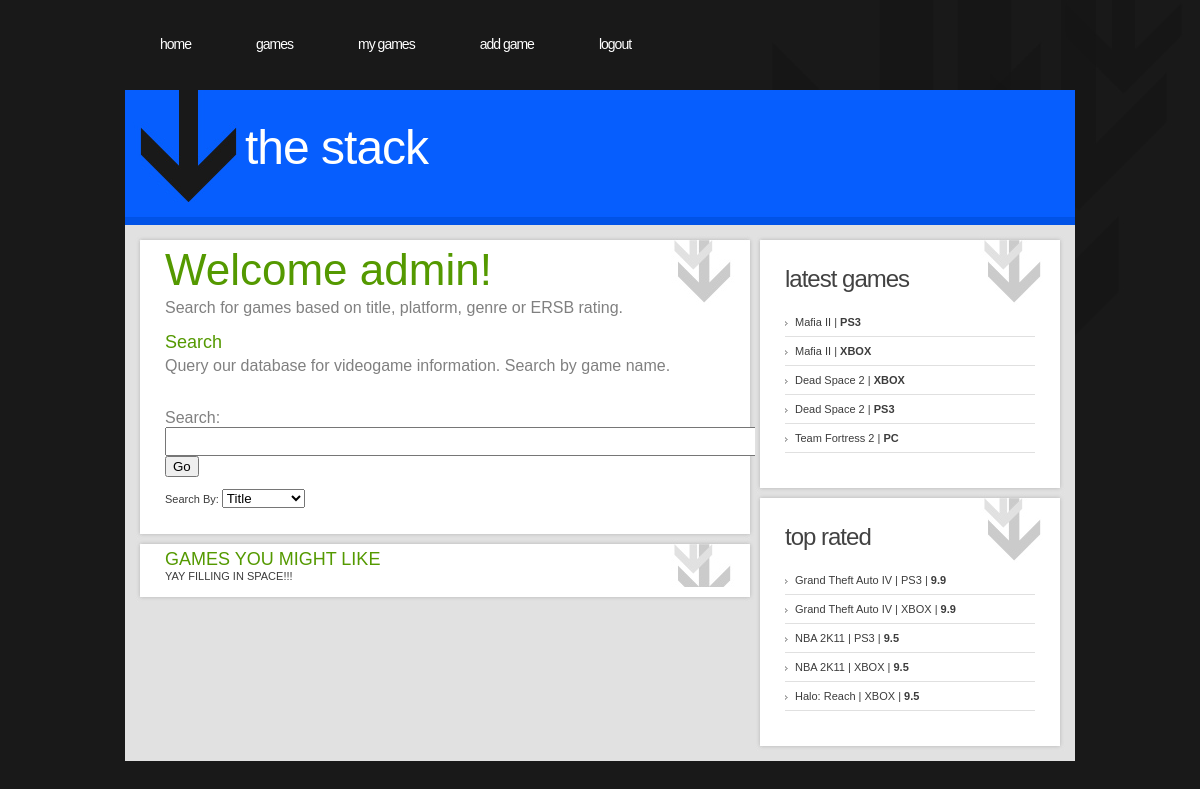
Screenshot of /home.php (signed in) with the database file from the repository.
### tables this page shows
CREATE TABLE IF NOT EXISTS `videogames` (
  `game_id` int(11) NOT NULL AUTO_INCREMENT,
  `name` varchar(40) DEFAULT NULL,
  `platform` varchar(5) DEFAULT NULL,
  `genre` varchar(15) DEFAULT NULL,
  `developer` varchar(20) DEFAULT NULL,
  `rating` varchar(2) DEFAULT NULL,
  `single_player` tinyint(1) DEFAULT NULL,
  `multi_player` tinyint(1) DEFAULT NULL,
  `ign_score` decimal(2,1) DEFAULT NULL,
  `user_rating` decimal(2,1) DEFAULT NULL,
  PRIMARY KEY (`game_id`),
  INDEX(game_id)
);

### home.php (the view, shortened to what this page needs)
<html>
<body>
<?php
	include('header.php');
	include('db_connect.php');
?>
<div id="page">
	<div id="page-bgtop">
		<div id="page-bgbtm">
			<div id="content">
				<div class="post">
					<div class="post-bgtop">
						<div class="post-bgbtm">
							<div class="entry">
<?php
if($_SESSION['username'] != NULL){
$name = $_SESSION['username'];
echo "<h1>Welcome $name!</h1>";
}else{
echo "<h1>Welcome Guest!</h1>";
}
echo "<p><font size=3 color=grey>Search for games based on title, platform, genre or ERSB rating.</font></p>";
?>
							<h2 align=left>Search</h2>
							<form method="post" action="search.php">
							<p><font color=grey size=3>Query our database for videogame information. Search by game name.</p>
							<br>
							Search:<br></font><input style="font-size:default"  type="text" name="search" id="search" size=78%/>
							<input type="submit" value="Go" name="submit" /><br><br>
							Search By:</font>
							<select name="type">
							<option value="name">Title</option>
							</SELECT>
							<br>
							</form>
							</div>
						</div>
					</div>
				</div>
				<?PHP
				if($_SESSION['username'] != NULL){
				?>
				<div class="post">
					<div class="post-bgtop">
						<div class="post-bgbtm">
							<div class="entry">
							<h2>GAMES YOU MIGHT LIKE</h2>
							YAY FILLING IN SPACE!!!
							</div>
						</div>
					</div>
				</div>
				<?PHP
				}
				?>
			</div>
			<div id="sidebar">
				<ul>
					<li>
						<h2>LATEST GAMES</h2>
						<ul>
						<?php
						$query = "SELECT name, platform FROM videogames ORDER BY game_id DESC LIMIT 5";
						$result = mysqli_query($db, $query)
									or die("Error Querying Database");
						while($row = mysqli_fetch_array($result)){
							echo "<li>";
							echo $row['name'];
							echo "    |    <b>";
							echo $row['platform'];
							echo "</b></li>";
						}
						?>
						</ul>
					</li>
					<li>
						<h2>TOP RATED</h2>
						<ul>
						<?php
						$query2 = "SELECT name, platform, ign_score FROM videogames ORDER BY ign_score DESC LIMIT 5";
						$result2 = mysqli_query($db, $query2)
									or die("Error Querying Database");
						while($row = mysqli_fetch_array($result2)){
							echo "<li>";
							echo $row['name'];
							echo "    |    ";
							echo $row['platform'];
							echo "    |    <b>";
							echo $row['ign_score'];
							echo "</b></li>";
						}
						?>
						</ul>
					</li>
				</ul>
			</div>
		</div>
	</div>
</div>
</body>
</html>

### style.css (style rules this page uses)
h1, h2, h3 { margin: 0; font-family: Arial, Helvetica, sans-serif; font-weight: normal; color: #549900; }
h1 { font-size: 44px; }
h2 { font-size: 18px; }
p, ul, ol { margin-top: 0; line-height: 240%; text-align: justify; }
#search { float: left; padding: 10px 10px 0px 0px; }
#page { width: 930px; margin: 0px auto; padding: 10px 10px 10px 10px; background: #E1E1E1; }
#page-bgbtm { overflow: hidden; }
#content { float: left; width: 620px; padding: 0px 0px 0px 0px; }
.post { background: url(images/img05.jpg) repeat-y left top; }
.post-bgtop { background: url(images/img04.jpg) no-repeat left top; }
.post-bgbtm { padding: 0px 30px 20px 30px; background: url(images/img06.jpg) no-repeat left bottom; }
.post .entry { padding: 10px 0px 0px 0px; }
#sidebar { float: right; width: 310px; font-family: Arial, Helvetica, sans-serif; }
#sidebar ul { margin: 0; padding: 0; background: none; list-style: none; line-height: normal; }
#sidebar li { background: url(images/img09.jpg) repeat-y left top; }
#sidebar li ul { margin: 0px 0px; padding: 0px 0px 20px 0px; background: url(images/img10.jpg) no-repeat left bottom; }
#sidebar li li { margin: -20px 30px 20px 30px; padding: 8px 0px 8px 10px; border-bottom: 1px solid #E0E0E0; background: url(images/img12.jpg) no-repeat left 13px; }
#sidebar h2 { height: 50px; margin: 0px; padding: 30px 0px 13px 30px; background: url(images/img08.jpg) no-repeat left top; letter-spacing: -1px; text-transform: lowercase; font-size: 24px; font-weight: normal; color: #424242; }

### rows the page displays
videogames: name "Mafia II", platform "PS3"
videogames: name "Mafia II", platform "XBOX"
videogames: name "Dead Space 2", platform "XBOX"
videogames: name "Dead Space 2", platform "PS3"
videogames: name "Team Fortress 2", platform "PC"
videogames: name "Grand Theft Auto IV", platform "PS3", ign_score "9.9"
videogames: name "Grand Theft Auto IV", platform "XBOX", ign_score "9.9"
videogames: name "NBA 2K11", platform "PS3", ign_score "9.5"
videogames: name "NBA 2K11", platform "XBOX", ign_score "9.5"
videogames: name "Halo: Reach", platform "XBOX", ign_score "9.5"

### other values shown
$name "admin"
